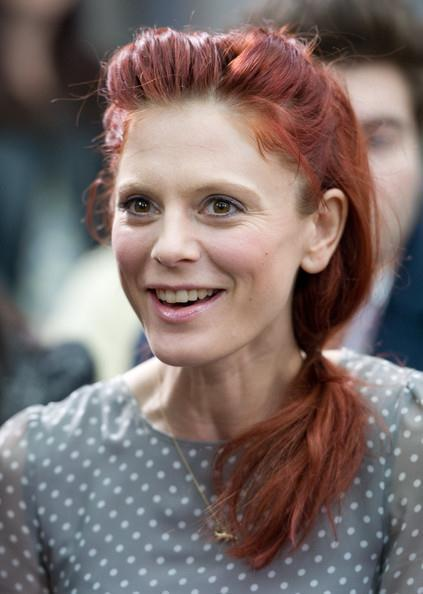
#> input picture mtcnn/data/000002.jpg, 423 x 594 px
$ python test05.py
#> lines starting #> are read from the running program, lines starting #| are printed output that depends on the picture
from PIL import Image,ImageDraw
import os

img = Image.open("data/000002.jpg")
#> img is the input picture: PIL image 423x594 RGB; mean R, G, B 123.5, 109.2, 106.7
draw = ImageDraw.Draw(img)
draw.rectangle(( 72  ,94 ,72+221,94+ 306),outline="red",width=2)
img.show()
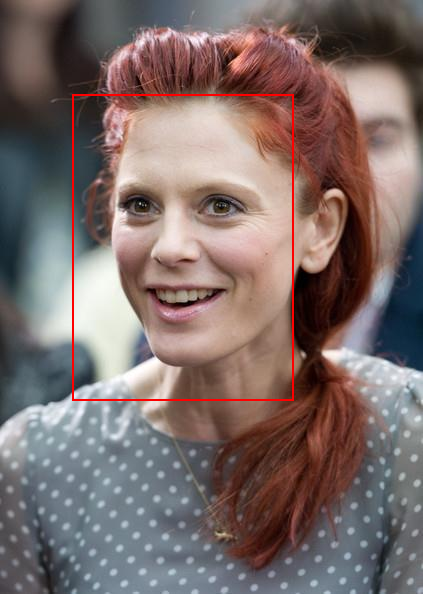
#> shown: PIL image 423x594 RGB; mean R, G, B 124.5, 108.3, 105.8

$ run again, with mtcnn/data/000001.jpg copied over mtcnn/data/000002.jpg
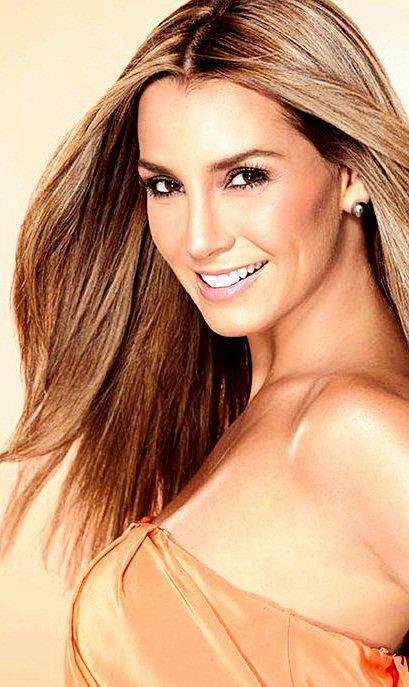
#> input picture mtcnn/data/000001.jpg, 409 x 687 px
#> img is the input picture: PIL image 409x687 RGB; mean R, G, B 202.3, 154.1, 120.4
#> `img.show()`:
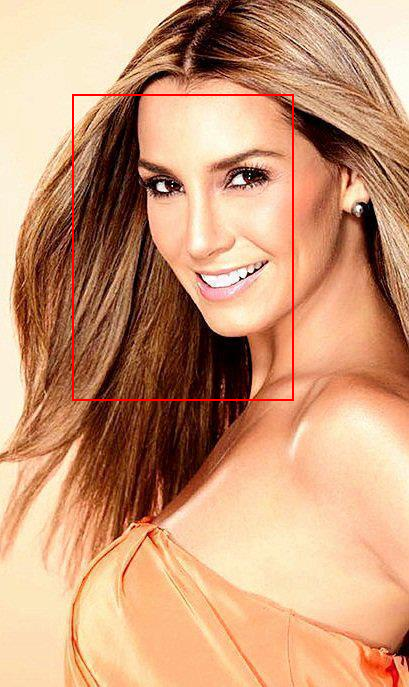
#> shown: PIL image 409x687 RGB; mean R, G, B 202.8, 153.2, 119.6
